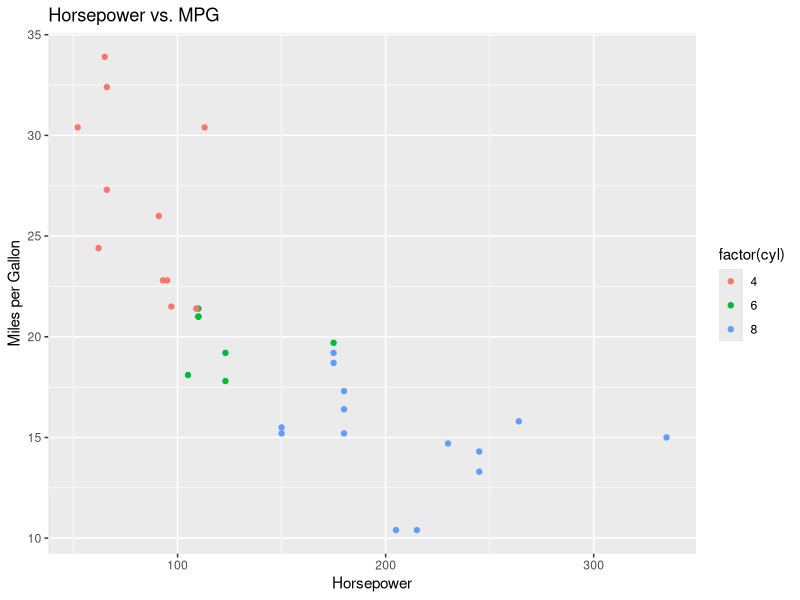
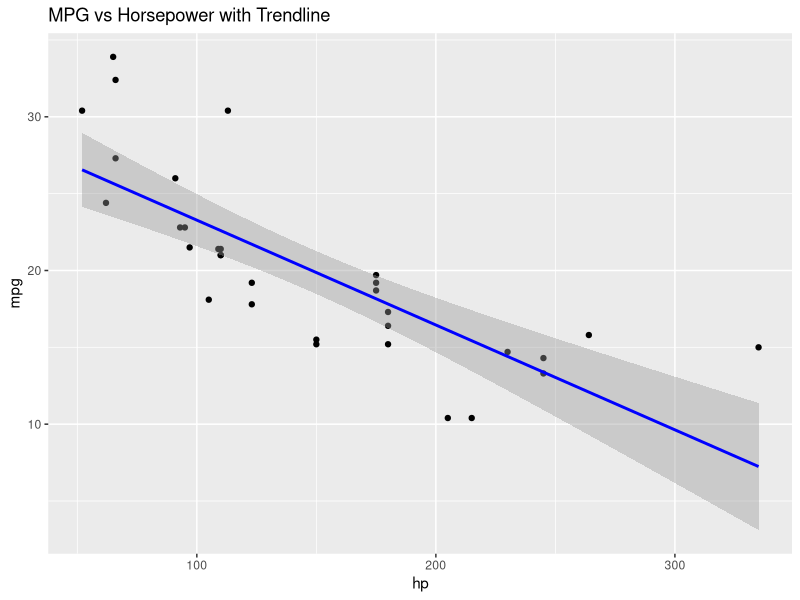
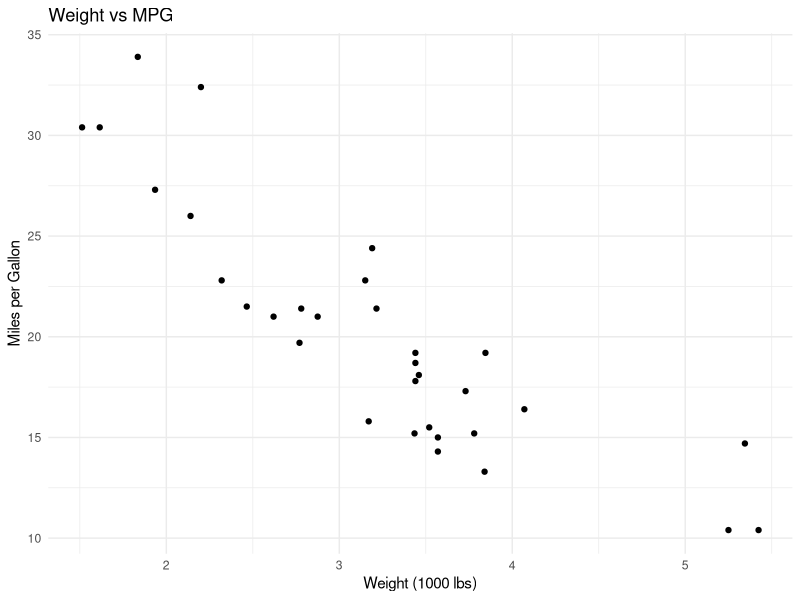

The R script that drew these images, in order: (Note: this script raises an error after producing the figures.)
## ---- chunk 1
library(ggplot2)
ggplot(
  mtcars,
  aes(x = hp, y = mpg, color = factor(cyl))
) +
  geom_point() +
  labs(title = "Horsepower vs. MPG", x = "Horsepower", y = "Miles per Gallon")
## ---- chunk 2
ggplot(mtcars, aes(x = hp, y = mpg)) +
  geom_point() +
  geom_smooth(method = "lm", color = "blue") +
  labs(title = "MPG vs Horsepower with Trendline")
## ---- chunk 3
ggplot(mtcars, aes(x = wt, y = mpg)) +
  geom_point() +
  theme_minimal() +
  labs(title = "Weight vs MPG", x = "Weight (1000 lbs)", y = "Miles per Gallon")
## ---- chunk 4
mtcars %>%
  filter(mpg > 20, cyl == 4)
## ---- chunk 5
mtcars %>%
  mutate(efficiency = mpg / wt)
## ---- chunk 6
mtcars %>%
  group_by(cyl) %>%
  summarize(avg_mpg = mean(mpg))
## ---- chunk 7
data <- data.frame(
  Name = c("Alice", "Bob"),
  Score1 = c(90, 80),
  Score2 = c(85, 88)
)

data %>%
  pivot_longer(cols = starts_with("Score"), names_to = "Test", values_to = "Score")
## ---- chunk 8
data <- data.frame(
  Name = c("Alice", "Bob"),
  Test = c("Math", "Science"),
  Score = c(95, 88)
)

data %>%
  pivot_wider(names_from = Test, values_from = Score)
## ---- chunk 9
data <- data.frame(
  ID = c("A-1", "B-2"),
  Score = c(85, 90)
)

data %>%
  separate(ID, into = c("Letter", "Number"), sep = "-")
## ---- chunk 10
install.packages("tidyverse")  # Install the Tidyverse
library(tidyverse)             # Load all core packages
